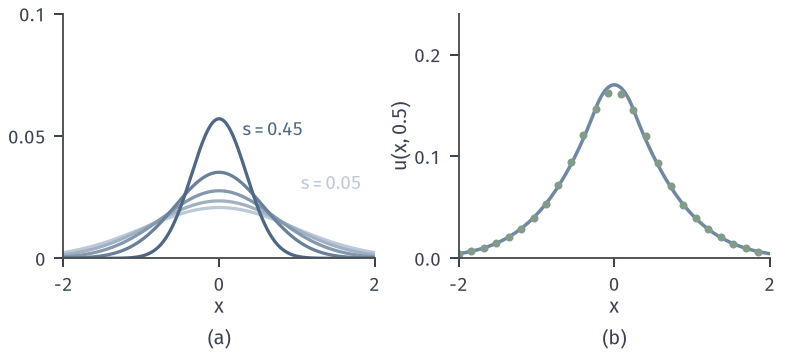

Write the Python code that produced this figure.
from pathlib import Path
import sys
HERE = Path(__file__).resolve().parent
sys.path.insert(0, str(HERE.parent/"heat-common"))
from heat_fig import *
# Duhamel on the line: f=1 on |x|<.25, 0<s<.5. Five pulses, sum, exact at t=.5.
fig, axes = figure(width_mm=112, height_mm=50, ncols=2)
panel(fig, left=.08, wspace=.27, bottom=.27)
xx = np.linspace(-2, 2, 500); ds = .1; t = .5
ss = np.arange(.05, .5, ds); cc = shades(len(ss))[::-1]
resp = [ds*box(xx, t-s, .25) for s in ss]
ax = axes[0]
for s, r, c in zip(ss, resp, cc[::-1]): ax.plot(xx, r, color=c, lw=1.3)
lab(ax, .3, .05, r'$s=0.45$', cc[0], ha='left'); lab(ax, 1.05, .028, r'$s=0.05$', cc[-1], ha='left')
ax.set_xlim(-2, 2); ax.set_ylim(0, .1); ax.set_xticks([-2, 0, 2]); ax.set_yticks([0, .05, .1]); ax.set_yticklabels(['0', '0.05', '0.1']); axlab(ax)
ax = axes[1]; S = np.linspace(.0005, .4995, 500); dS = S[1]-S[0]
ex = sum(dS*box(xx, t-s, .25) for s in S)
ax.plot(xx, ex, color=BLUE, lw=1.4); ax.plot(xx[::20], sum(resp)[::20], 'o', ms=3.2, color=GREEN, mew=0)
ax.set_xlim(-2, 2); ax.set_ylim(0, .24); ax.set_xticks([-2, 0, 2]); ax.set_yticks([0, .1, .2]); axlab(ax, yl='$u(x,0.5)$')
tags(fig, axes)
save(fig, HERE, 'figure', {'max exact': float(ex.max()), 'max sum': float(sum(resp).max())}); print(ex.max(), sum(resp).max())
